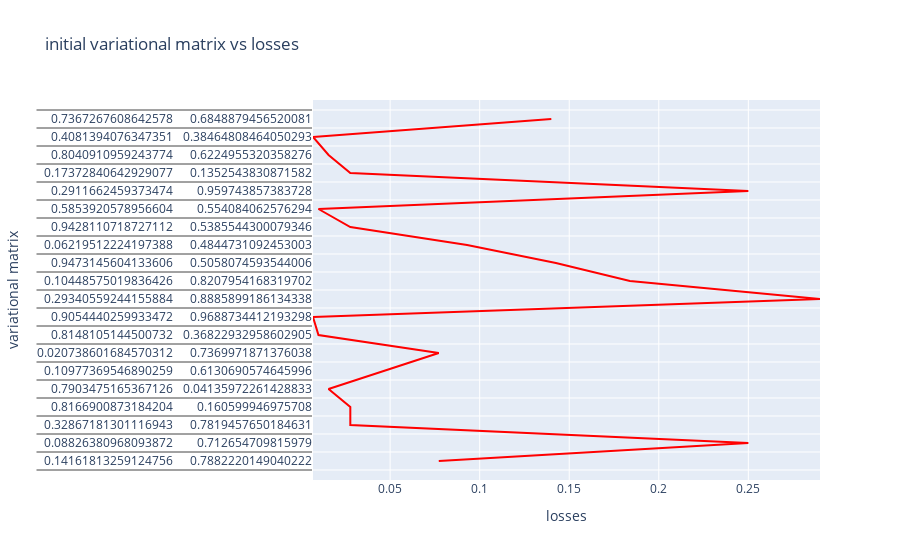

Notebook cell for this chart:
### Code cell
import plotly.graph_objects as go
data = go.Scatter(x=losses, y=variational_matrix.detach().numpy(), line_color='red')

fig = go.Figure(data=data)
fig.update_layout(title="initial variational matrix vs losses", xaxis_title="losses", yaxis_title="variational matrix")
fig.show()

### Figure 1 — Plotly figure (JSON) as saved in the notebook; plotly's stock layout.template omitted (floating-point values rounded to 4 significant figures; data arrays with more than 128 entries replaced by an {"elided": "..."} marker saying what was removed)
{"data": [{"line": {"color": "red"}, "type": "scatter", "x": [0.07716, 0.25, 0.02778, 0.02778, 0.01562, 0.04592, 0.07716, 0.01, 0.006944, 0.29, 0.1839, 0.1426, 0.09298, 0.02778, 0.01, 0.25, 0.02778, 0.01562, 0.006944, 0.14, 0.1426, 0.25, 0.25, 0.25, 0.29, 0.1888, 0.1888, 0.04592, 0.1839, 0.1888, 0.1406, 0.25, 0.02778, 0.1426, 0.1888, 0.005102, 0.01, 0.09, 0.005102, 0.04592, 0.09, 0.1406, 0.005102, 0.29, 0.375, 0.29, 0.148, 0.09298, 0.1406, 0.005102, 0.04, 0.14, 0.375, 0.148, 0.1389, 0.3492, 0.02778, 0.04592, 0.1389, 0.26, 0.1426, 0.01, 0.1406, 0.04, 0.3492, 0.26], "y": {"elided": "20x20 float values"}}], "layout": {"title": {"text": "initial variational matrix vs losses"}, "xaxis": {"title": {"text": "losses"}}, "yaxis": {"title": {"text": "variational matrix"}}}}
